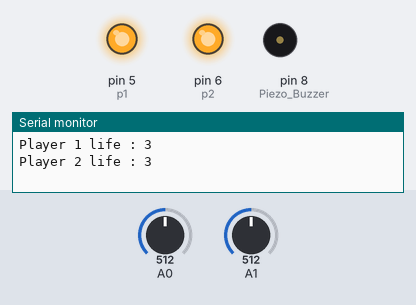
The sketch below on a simulated Arduino Uno, built with avr-gcc and run on an emulated ATmega328P. On the bench: output pins drawn as LEDs (lit = HIGH), buzzer (waves = sounding), the last lines printed to the serial monitor. The inputs (shaded band) are chosen by the test bench; at power-on: A0 = 512, A1 = 512. Random numbers use the default seed unless the sketch sets one.

Above: at 1.3 s.
At 9.5 s:
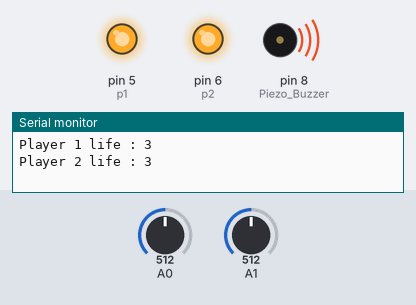
9.6 s: A0 set to 220
At 12.6 s:
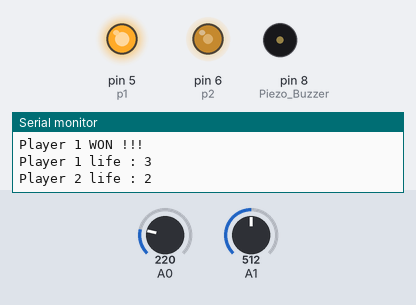
Timing chart, 0 to 22.3 s (numbered marks = the images above; inputs shaded):
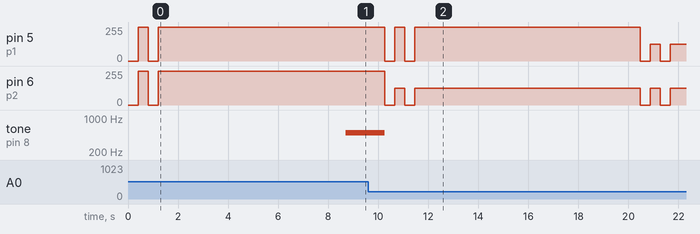

The sketch:

CupGameFor2P.ino
```cpp
//  2P 반응속도 게임 [[[ Cup Game For 2P ]]]
//  빨강이 1P, 초록이 2P
//
//  게임 설명:
//  부저가 울릴 때 상대방보다 먼저 종이컵을 뒤집으면 승리. 패배할 수록 당신의 LED 불빛은 꺼져간다.
//
//  주의사항:
//  새로운 환경에서 연결 시, 조도 기준 새로 세팅할 것.
//  --> void cupState() <--

#include <SoftwareSerial.h>

SoftwareSerial mySerial(2,3);

#define RND_MX 13
#define RND_MN 5
#define LIFE 3

const int p1 = 5; const int pCup1 = A0; int life1 = LIFE - 1; // player 1 data
const int p2 = 6; const int pCup2 = A1; int life2 = LIFE - 1; // player 2 data

int rd = 0, ar = 0; // rd is for random(), ar is for analogRead()
byte state = 0;
byte gamemode = 0;

int level[LIFE] = {0};

void setup() {
  Serial.begin(9600);
  pinMode(8, OUTPUT); // Piezo Buzzer
  pinMode(p1, OUTPUT);
  pinMode(p2, OUTPUT);
  randomSeed( analogRead(A5) ); // A5 OUTPPUT: random integer [0,1023]
  for (int i = 0; i < LIFE; i++) level[i] = map(i, 0, LIFE - 1, 0, 255);
}

void loop() {
  blnk();
  if (!gamemode) {
    printStatus();
    randSignal();
  }
  else {
    /* Game over. Need to Reset */
    Serial.println("**************************************");
    gamemode = 0;
    life1 = LIFE - 1;
    life2 = LIFE - 1;
    blnk();
  }
}

void randSignal() {
  rd = random( RND_MN , RND_MX + 1 ) ; // rd gets integer [randMin, randMax]
  delay(rd * 750);
  /* Random Beep Signal */
  tone(8, 500);
  /* Cheat Test */
  cupState();
  if (state) {
    cheat();
    return;
  }
  for (int i = 0; i < 300; i++) {
    delay(5) ;
    cupState();
  }
  noTone(8);
  Serial.println("Player " + (String) state + " WON !!!");

  switch (state) {
    case 1: damage2(); state = 0; break;
    case 2: damage1(); state = 0; break;
  }
}

/* 새로운 환경에서 연결 시, 조도 기준 새로 세팅 할 것. */
void cupState() {
  ar = analogRead(A0);
  if (ar < 230 && !state ) state = 1;
  ar = analogRead(A1);
  if (ar < 230 && !state) state = 2;
}

/* Blink both LED twice. */
void blnk() {
  analogWrite(p1, 0);
  analogWrite(p2, 0);
  delay(400);
  analogWrite(p1, level[life1]);
  analogWrite(p2, level[life2]);
  delay(400);
  analogWrite(p1, 0);
  analogWrite(p2, 0);
  delay(400);
  analogWrite(p1, level[life1]);
  analogWrite(p2, level[life2]);
}

void cheat() {
  Serial.println("Player " + (String)state + " has cheated. Restart The Round. \n");
  noTone(8);
  if (state == 1) damage1();
  else damage2();
  state = 0;
}

void damage1() {
  if (life1 > 0) life1 --;
  else gamemode = 1;
  analogWrite(p1, level[life1]);
}

void damage2() {
  if (life2 > 0) life2 --;
  else gamemode = 1;
  analogWrite(p2, level[life2]);
}

void printStatus() {
  Serial.println("Player 1 life : " + (String) (life1 + 1) );
  Serial.println("Player 2 life : " + (String) (life2 + 1) + "\n");
}
```
